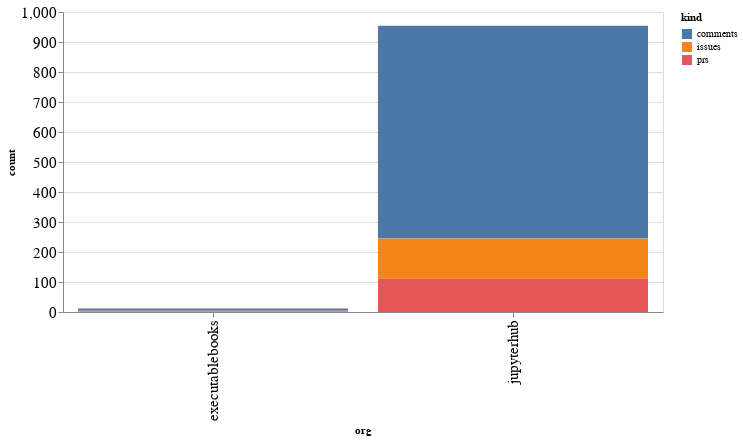

Source (notebook cell):
### Code cell
alt.Chart(org_summaries, width=600).mark_bar().encode(
    x='org',
    y='count',
    color='kind',
    tooltip="org"
)

### Figure 1 — Vega-Lite specification as saved in the notebook (floating-point values rounded to 4 significant figures)
{"config": {"axisLeft": {"labelFontSize": 15}, "axisBottom": {"labelFontSize": 15}}, "data": {"name": "data-757c1edc05dd8376d2e7371b2d7854ac"}, "mark": "bar", "encoding": {"color": {"type": "nominal", "field": "kind"}, "tooltip": {"type": "nominal", "field": "org"}, "x": {"type": "nominal", "field": "org"}, "y": {"type": "quantitative", "field": "count"}}, "width": 600, "$schema": "https://vega.github.io/schema/vega-lite/v4.8.1.json", "datasets": {"data-757c1edc05dd8376d2e7371b2d7854ac": [{"org": "executablebooks", "kind": "comments", "count": 8}, {"org": "executablebooks", "kind": "issues", "count": 2}, {"org": "executablebooks", "kind": "prs", "count": 2}, {"org": "jupyterhub", "kind": "comments", "count": 709}, {"org": "jupyterhub", "kind": "issues", "count": 134}, {"org": "jupyterhub", "kind": "prs", "count": 111}]}}
